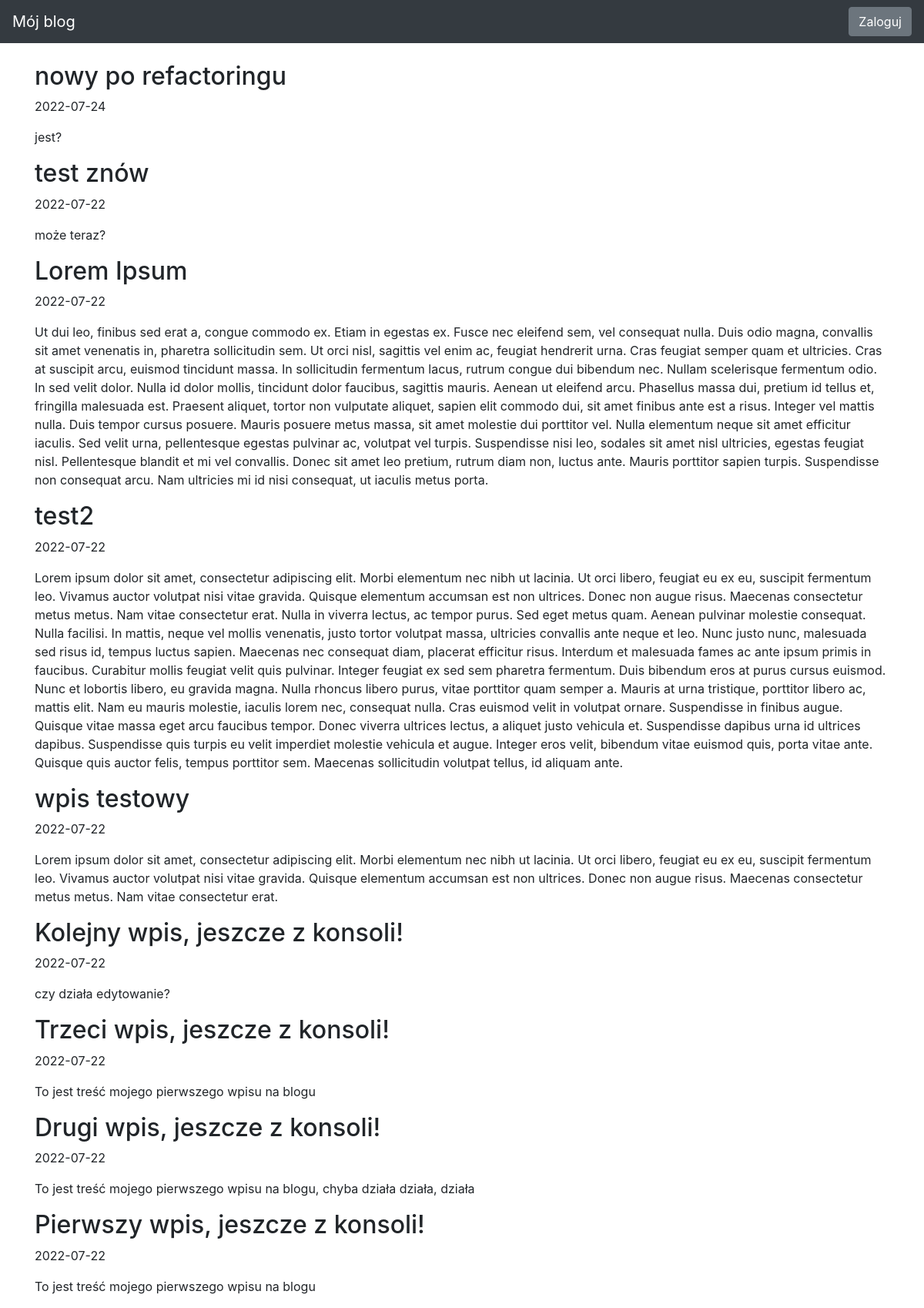
The page / on the database its author committed.
### blog/models.py (models this page shows)
class Entry(db.Model):
   id = db.Column(db.Integer, primary_key=True)
   title = db.Column(db.String(80), nullable=False)
   body = db.Column(db.Text, nullable=False)
   pub_date = db.Column(db.DateTime, nullable=False,
       default=datetime.datetime.utcnow)
   is_published = db.Column(db.Boolean, default=False)

### blog/routes.py (the view)
@app.route("/")
def index():
    all_posts = Entry.query.filter_by(is_published=True).order_by(Entry.pub_date.desc())
    return render_template("homepage.html", all_posts=all_posts)

### blog/templates/homepage.html (shortened to what this page needs)
{% extends "base.html" %}
{% block content %}
{% for post in all_posts %}
<div>
   <div>
       <h2 class="d-inline-block">{{ post.title }}</h2>
   </div>
   <p>{{ post.pub_date.strftime('%Y-%m-%d') }} </p>
   <p>
       {{ post.body}}
   </p>
</div>
{% endfor %}
{% endblock %}

### blog/templates/base.html (style rules this page uses)
body { padding-top: 5rem; }

### rows shown on the page
Entry: title "nowy po refactoringu", pub_date "2022-07-24", body "jest?"
Entry: title "test znów", pub_date "2022-07-22", body "może teraz?"
Entry: title "Lorem Ipsum", pub_date "2022-07-22", body "Ut dui leo, finibus sed erat a, congue commodo ex. Etiam in egestas ex. Fusce nec eleifend sem, vel consequat nulla. Duis odio magna, convallis sit amet venenatis in, pharetra sollicitudin sem. Ut orci nisl, sagittis vel enim ac, feugiat hendrerit urna. Cras feugiat semper quam et ultricies. Cras at suscipit arcu, euismod tincidunt massa. In sollicitudin fermentum lacus, rutrum congue dui bibendum nec. Nullam scelerisque fermentum odio. In sed velit dolor. Nulla id dolor mollis, tincidunt dolor faucibus, sagittis mauris. Aenean ut eleifend arcu. Phasellus massa dui, pretium id tellus et, fringilla malesuada est. Praesent aliquet, tortor non vulputate aliquet, sapien elit commodo dui, sit…"
Entry: title "test2", pub_date "2022-07-22", body "Lorem ipsum dolor sit amet, consectetur adipiscing elit. Morbi elementum nec nibh ut lacinia. Ut orci libero, feugiat eu ex eu, suscipit fermentum leo. Vivamus auctor volutpat nisi vitae gravida. Quisque elementum accumsan est non ultrices. Donec non augue risus. Maecenas consectetur metus metus. Nam vitae consectetur erat. Nulla in viverra lectus, ac tempor purus. Sed eget metus quam. Aenean pulvinar molestie consequat. Nulla facilisi. In mattis, neque vel mollis venenatis, justo tortor volutpat massa, ultricies convallis ante neque et leo. Nunc justo nunc, malesuada sed risus id, tempus luctus sapien. Maecenas nec consequat diam, placerat efficitur risus. Interdum et malesuada fames ac…"
Entry: title "wpis testowy", pub_date "2022-07-22", body "Lorem ipsum dolor sit amet, consectetur adipiscing elit. Morbi elementum nec nibh ut lacinia. Ut orci libero, feugiat eu ex eu, suscipit fermentum leo. Vivamus auctor volutpat nisi vitae gravida. Quisque elementum accumsan est non ultrices. Donec non augue risus. Maecenas consectetur metus metus. Nam vitae consectetur erat."
Entry: title "Kolejny wpis, jeszcze z konsoli!", pub_date "2022-07-22", body "czy działa edytowanie?"
Entry: title "Trzeci wpis, jeszcze z konsoli!", pub_date "2022-07-22", body "To jest treść mojego pierwszego wpisu na blogu"
Entry: title "Drugi wpis, jeszcze z konsoli!", pub_date "2022-07-22", body "To jest treść mojego pierwszego wpisu na blogu, chyba działa działa, działa"
Entry: title "Pierwszy wpis, jeszcze z konsoli!", pub_date "2022-07-22", body "To jest treść mojego pierwszego wpisu na blogu"
